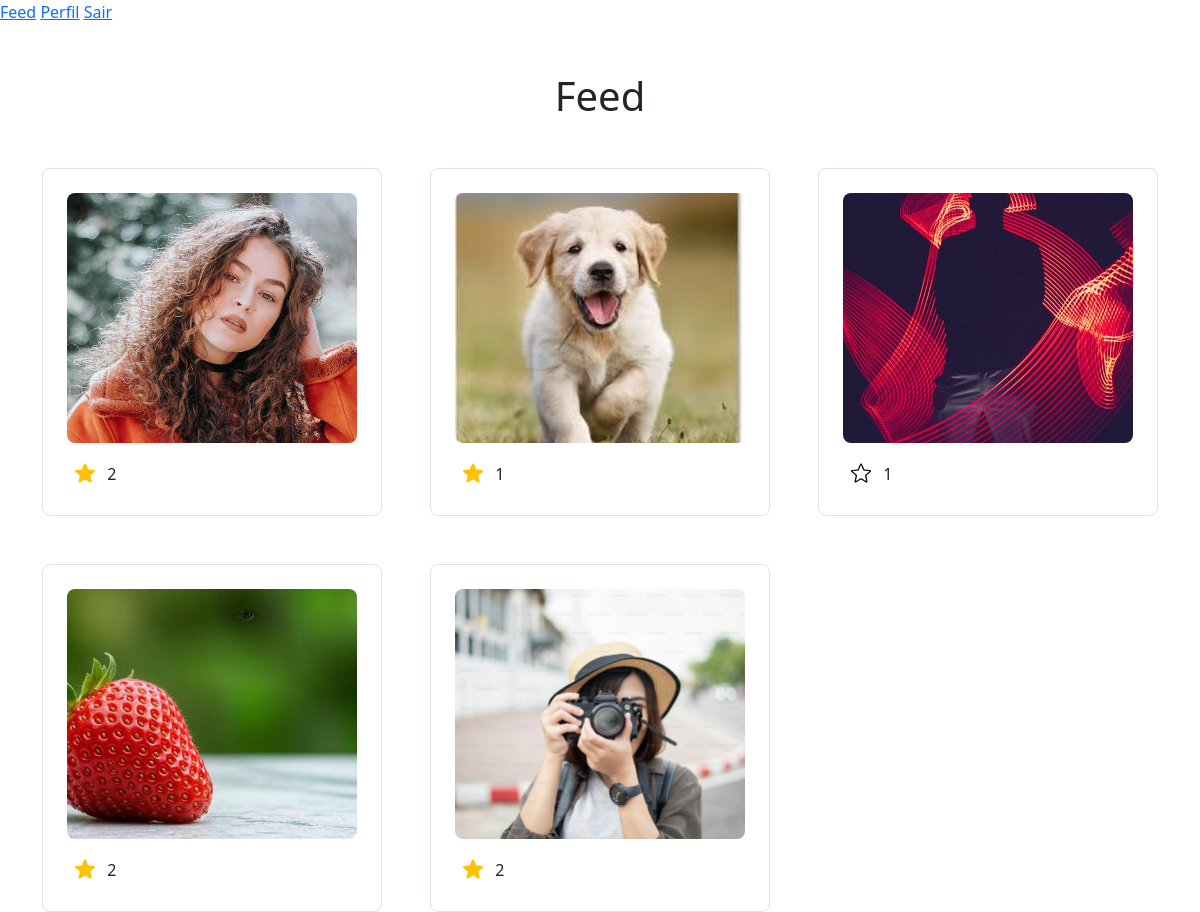
Before: /feed (signed in) with the older database file.
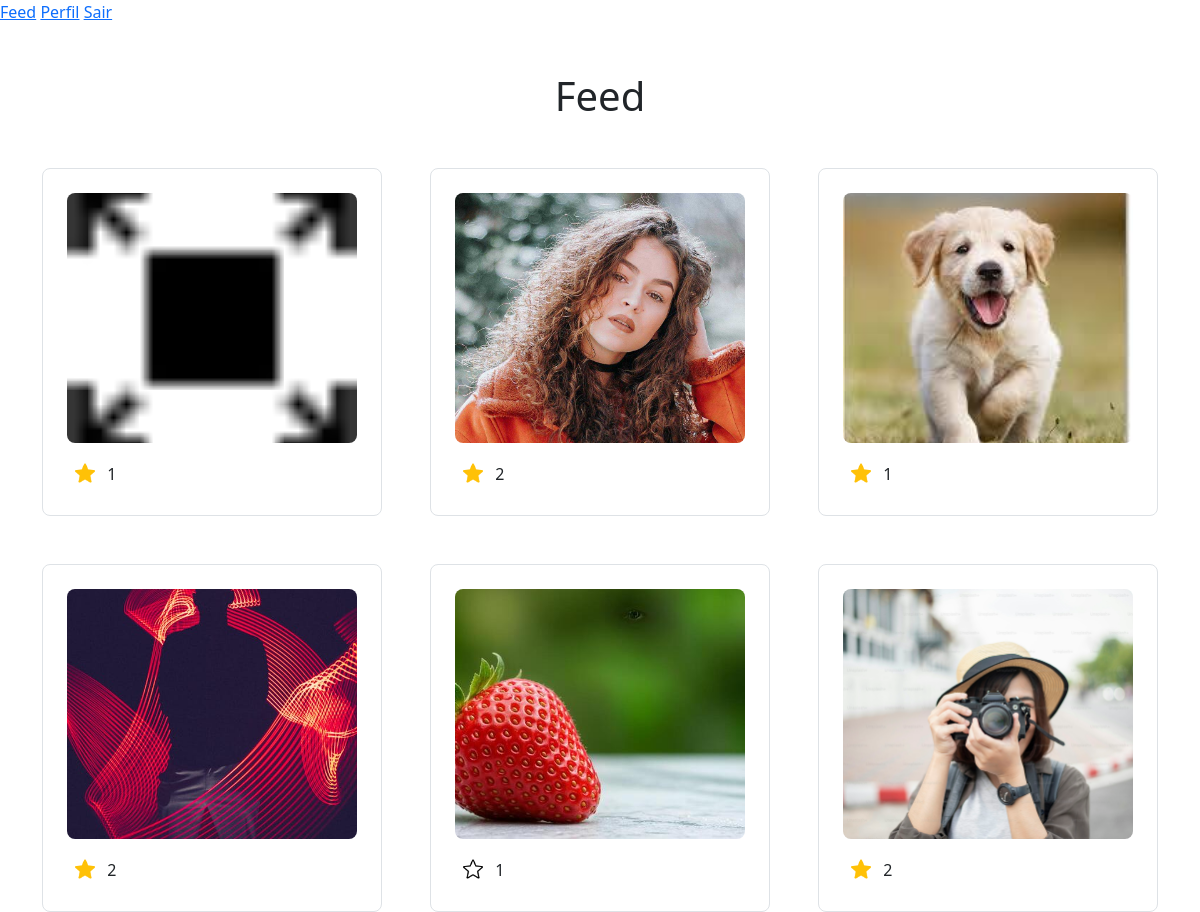
After: the same page with the newer database file.
### appfleshi/models.py (models this page shows)
class Photo(database.Model):
    id = database.Column(database.Integer, primary_key=True)
    file_name = database.Column(database.String(255), default="default.jpg")
    upload_date = database.Column(database.DateTime(timezone=True), nullable=False, default=lambda: datetime.now(timezone.utc))
    user_id = database.Column(database.Integer, database.ForeignKey("user.id"), nullable=False)
    likes = database.relationship('Like', backref='photo', lazy=True)

### appfleshi/routes.py (the view)
@app.route("/feed")
@login_required
def feed():
    photos = Photo.query.order_by(Photo.upload_date.desc()).all()
    for photo in photos:
        photo.user_liked = any(like.user_id == current_user.id for like in photo.likes)
    return render_template("feed.html", photos=photos)

### appfleshi/models.py (called while the page is built)
@login_manager.user_loader
def load_user(user_id):
    return User.query.get(int(user_id))

### appfleshi/templates/feed.html (shortened to what this page needs)
{% extends "homepage.html"%}
{% block body %}
    {% include "navbar.html" %}
    <h1 class="text-center mt-5">Feed</h1>
    <div class="container mt-5">
        <div class="row g-5">
            {% for photo in photos %}
            <div class="col-12 col-sm-6 col-md-4 d-flex justify-content-center">
                <div class="photo-card border rounded-3 p-4">
                    <a href="{{ url_for('profile', user_id=photo.user_id) }}">
                        <img
                            src="{{ url_for('static', filename='posts_photos/'~photo.file_name) }}"
                            alt="Imagem"
                            class="feed-photo"
                        >
                    </a>
                    <form action="{{ url_for('like_photo', photo_id=photo.id)}}" method="post" class="mt-2">
                        <button type="submit" class="like-btn btn border-0 bg-transparent p-2">
                            {% if photo.user_liked %}
                                <img src="{{ url_for('static', filename='site_photos/full-star.png') }}" width="20px">
                            {% else %}
                                <img src="{{ url_for('static', filename='site_photos/empty-star.png') }}" width="20px">
                            {% endif %}
                        </button>
                        <span class="likes-count">{{ photo.likes | length }}</span>
                    </form>
                </div>
            </div>
            {% endfor %}
        </div>
    </div>
{% endblock %}

### appfleshi/templates/homepage.html (shortened to what this page needs)
<!DOCTYPE html>
<head>
    <link href="https://cdn.jsdelivr.net/npm/bootstrap@5.3.8/dist/css/bootstrap.min.css" rel="stylesheet">
    <link rel="stylesheet" href="static/css/style.css">
</head>
{% block body %}{% endblock %}
</html>

### appfleshi/templates/navbar.html
<nav>
  <a href="{{ url_for('feed') }}">Feed</a>
  <a href="{{ url_for('profile', user_id=current_user.id) }}">Perfil</a>
  <a href="{{ url_for('logout') }}">Sair</a>
</nav>

### appfleshi/static/css/style.css (style rules this page uses)
.feed-photo { width: 100%; height: 250px; object-fit: cover; display: block; border-radius: 8px; }
.photo-card { width: 430px; }
.likes-count { position: relative; top: 5px; }

Changed rows visible on the page:
added Photo: file_name (picture), likes|length "1"
computed for Photo (number 4 of 6 on the later page): likes|length "1" → "2"
computed for Photo (number 5 of 6 on the later page): likes|length "2" → "1"
